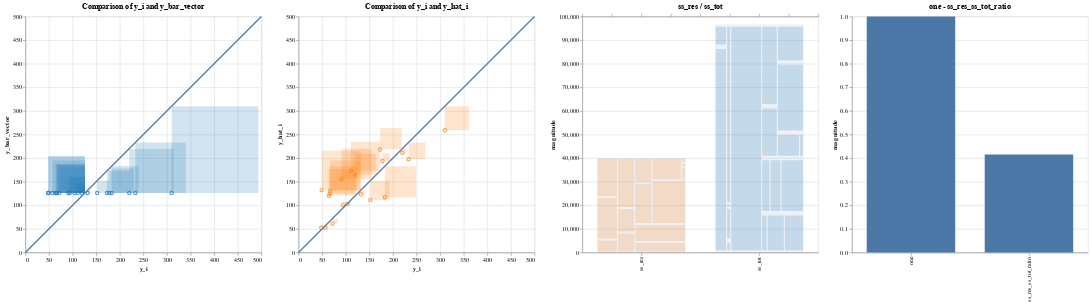

The notebook cell this image was saved under:
### Markdown cell above
Now that the model is trained and the libraries are loaded, the data scientist calculates some metrics.  We write out these metrics explicitly as a computation tree.  In practice, it would be possible to write a function that takes Python's abstract syntax tree generated from the scoring functions written by the data scientist.  For this use case, we assume that the AST has already been parsed and written into the DSL that specmetric expects.

### Code cell
# r2
########### BEGIN COMPUTATION GRAPH ##########
## Everything below can be extracted from the abstract syntax tree
# Changes size of container
from IPython.display import display, HTML
display(HTML("<style>.container { width:100% !important; }</style>"))
display(HTML("<style>div.output_scroll { height: 44em; display: block;}</style>"))
# display(HTML("<style>.output { flex-direction: row; }</style>"))

y_i = diabetes_y_test
ids = np.arange(len(diabetes_y_test))
y_hat_i = diabetes_y_pred
X = diabetes_X_test
y_bar_scalar = np.mean(y_i)
y_bar_vector = np.full(y_i.shape, y_bar_scalar)
y_i_minus_y_hat_i = y_i - y_hat_i
y_i_minus_y_bar = y_i - y_bar_vector
y_i_minus_y_hat_i_squared = np.square(y_i_minus_y_hat_i)
y_i_minus_y_bar_squared = np.square(y_i_minus_y_bar)
ss_res = np.sum(y_i_minus_y_hat_i_squared)
ss_tot = np.sum(y_i_minus_y_bar_squared)
one = 1
ss_res_ss_tot_ratio = ss_res / ss_tot
r2 = one - ss_res_ss_tot_ratio
data_dict = {
    'ids': ids,
    'y_i': y_i,
    'y_hat_i': y_hat_i,
    'X': X,
    'y_bar_scalar': y_bar_scalar,
    'y_bar_vector': y_bar_vector,
    'y_i_minus_y_hat_i': y_i_minus_y_hat_i,
    'y_i_minus_y_bar': y_i_minus_y_bar,
    'y_i_minus_y_hat_i_squared': y_i_minus_y_hat_i_squared,
    'y_i_minus_y_bar_squared': y_i_minus_y_bar_squared,
    'ss_res': ss_res,
    'ss_tot': ss_tot,
    'one': one,
    'ss_res_ss_tot_ratio': ss_res_ss_tot_ratio,
    'r2': r2
}

input_vars = ['y_i', 'y_hat_i']
for col in df_X_test.columns:
    d = df_X_test[[col]]
    data_dict[col] = d
    input_vars.append(col)

minus_scalar = ComputationNode('minus_scalar', None, 'scalar_diff', input_data=['one', 'ss_res_ss_tot_ratio'], output_data='r2')
one = ComputationNode('one', minus_scalar, 'scalar', input_data=[], output_data='one')
ratio = ComputationNode('ratio', minus_scalar, 'scalar_ratio', input_data=['ss_res', 'ss_tot'], output_data='ss_res_ss_tot_ratio')
vector_sum_ss_res = ComputationNode('ss_res', ratio, 'vector_sum',input_data=['y_i_minus_y_hat_i_squared'], output_data='ss_res')
vector_sum_ss_tot = ComputationNode('ss_tot', ratio, 'vector_sum', input_data=['y_i_minus_y_bar_squared'], output_data='ss_tot')
square_residuals = ComputationNode('square_residuals', vector_sum_ss_res, 'vector_square', input_data=['y_i_minus_y_hat_i'], output_data='y_i_minus_y_hat_i_squared')
square_variances = ComputationNode('square_variances', vector_sum_ss_tot, 'vector_square', input_data=['y_i_minus_y_bar'], output_data='y_i_minus_y_bar_squared')
vector_difference_residuals = ComputationNode('vector_difference_residuals', square_residuals, 'vector_diff', input_data=['y_i', 'y_hat_i'], output_data='y_i_minus_y_hat_i')
vector_difference_variances = ComputationNode('vector_difference_variances', square_variances, 'vector_diff', input_data=['y_i', 'y_bar_vector'], output_data='y_i_minus_y_bar')
y_i_var_node = ComputationNode('literal_yi_var', vector_difference_variances, 'vector', output_data='y_i')
broadcast = ComputationNode('broadcast_mean', vector_difference_variances, 'broadcast', input_data=['y_bar_scalar', 'y_i'], output_data='y_bar_vector')
mean_y = ComputationNode('mean_y', broadcast, 'mean', input_data=['y_i'], output_data='y_bar_scalar')
y_i_mean_node = ComputationNode('literal_yi_mean', mean_y, 'vector', output_data='y_i')
y_i_res_node = ComputationNode('literal_yi_res', vector_difference_residuals, 'vector', output_data='y_i')
y_hat_node = ComputationNode('literal_yhat', vector_difference_residuals, 'vector', output_data='y_hat_i')

parser = ComputationTreeParser(minus_scalar)
parser.parse_computation_tree()
vis_containers = parser.visualization_containers
########### END COMPUTATION GRAPH ##########

r = AltairRenderer(vis_containers, data_dict, input_vars=input_vars)
charts = r.convert_to_charts()

charts.display()

### Figure 1 — Vega-Lite specification as saved in the notebook (floating-point values rounded to 4 significant figures)
{"config": {"view": {"continuousWidth": 400, "continuousHeight": 300}}, "hconcat": [{"layer": [{"mark": "point", "encoding": {"color": {"condition": {"value": "yellow", "selection": "selector001"}, "field": "color", "legend": null, "scale": {"scheme": "category10"}, "type": "nominal"}, "tooltip": [{"field": "age", "type": "quantitative"}, {"field": "bmi", "type": "quantitative"}, {"field": "bp", "type": "quantitative"}, {"field": "glu", "type": "quantitative"}, {"field": "hdl", "type": "quantitative"}, {"field": "id", "type": "quantitative"}, {"field": "ldl", "type": "quantitative"}, {"field": "ltg", "type": "quantitative"}, {"field": "sex", "type": "quantitative"}, {"field": "tc", "type": "quantitative"}, {"field": "tch", "type": "quantitative"}, {"field": "y_hat_i", "type": "quantitative"}, {"field": "y_i", "type": "quantitative"}], "x": {"axis": {"title": "y_i"}, "field": "x", "scale": {"domain": [0, 500]}, "type": "quantitative"}, "y": {"axis": {"title": "y_bar_vector"}, "field": "y", "scale": {"domain": [0, 500]}, "type": "quantitative"}}, "height": 400.0, "title": "Comparison of y_i and y_bar_vector", "width": 400.0}, {"mark": {"type": "rect", "opacity": 0.2}, "encoding": {"color": {"condition": {"value": "yellow", "selection": "selector001"}, "field": "color", "legend": null, "scale": {"scheme": "category10"}, "type": "nominal"}, "tooltip": [{"field": "age", "type": "quantitative"}, {"field": "bmi", "type": "quantitative"}, {"field": "bp", "type": "quantitative"}, {"field": "glu", "type": "quantitative"}, {"field": "hdl", "type": "quantitative"}, {"field": "id", "type": "quantitative"}, {"field": "ldl", "type": "quantitative"}, {"field": "ltg", "type": "quantitative"}, {"field": "sex", "type": "quantitative"}, {"field": "tc", "type": "quantitative"}, {"field": "tch", "type": "quantitative"}, {"field": "y_hat_i", "type": "quantitative"}, {"field": "y_i", "type": "quantitative"}], "x": {"axis": {"title": "y_i"}, "field": "x", "scale": {"domain": [0, 500]}, "type": "quantitative"}, "x2": {"field": "squarex2"}, "y": {"axis": {"title": "y_bar_vector"}, "field": "y", "scale": {"domain": [0, 500]}, "type": "quantitative"}, "y2": {"field": "squarey2"}}, "height": 400.0, "selection": {"selector001": {"type": "single", "fields": ["id"], "on": "mouseover", "empty": "none"}}, "title": "Magnitudes of y_i_minus_y_bar_squared", "width": 400.0}, {"data": {"name": "data-e18c70fdf05de719b9350ab397f3d2c9"}, "mark": "line", "encoding": {"x": {"field": "x", "type": "quantitative"}, "y": {"field": "y", "type": "quantitative"}}}], "data": {"name": "data-ca99bea809fa9edb8f70783971d339d8"}}, {"layer": [{"mark": "point", "encoding": {"color": {"condition": {"value": "yellow", "selection": "selector001"}, "field": "color", "legend": null, "scale": {"scheme": "category10"}, "type": "nominal"}, "tooltip": [{"field": "age", "type": "quantitative"}, {"field": "bmi", "type": "quantitative"}, {"field": "bp", "type": "quantitative"}, {"field": "glu", "type": "quantitative"}, {"field": "hdl", "type": "quantitative"}, {"field": "id", "type": "quantitative"}, {"field": "ldl", "type": "quantitative"}, {"field": "ltg", "type": "quantitative"}, {"field": "sex", "type": "quantitative"}, {"field": "tc", "type": "quantitative"}, {"field": "tch", "type": "quantitative"}, {"field": "y_hat_i", "type": "quantitative"}, {"field": "y_i", "type": "quantitative"}], "x": {"axis": {"title": "y_i"}, "field": "x", "scale": {"domain": [0, 500]}, "type": "quantitative"}, "y": {"axis": {"title": "y_hat_i"}, "field": "y", "scale": {"domain": [0, 500]}, "type": "quantitative"}}, "height": 400.0, "title": "Comparison of y_i and y_hat_i", "width": 400.0}, {"mark": {"type": "rect", "opacity": 0.2}, "encoding": {"color": {"condition": {"value": "yellow", "selection": "selector001"}, "field": "color", "legend": null, "scale": {"scheme": "category10"}, "type": "nominal"}, "tooltip": [{"field": "age", "type": "quantitative"}, {"field": "bmi", "type": "quantitative"}, {"field": "bp", "type": "quantitative"}, {"field": "glu", "type": "quantitative"}, {"field": "hdl", "type": "quantitative"}, {"field": "id", "type": "quantitative"}, {"field": "ldl", "type": "quantitative"}, {"field": "ltg", "type": "quantitative"}, {"field": "sex", "type": "quantitative"}, {"field": "tc", "type": "quantitative"}, {"field": "tch", "type": "quantitative"}, {"field": "y_hat_i", "type": "quantitative"}, {"field": "y_i", "type": "quantitative"}], "x": {"axis": {"title": "y_i"}, "field": "x", "scale": {"domain": [0, 500]}, "type": "quantitative"}, "x2": {"field": "squarex2"}, "y": {"axis": {"title": "y_hat_i"}, "field": "y", "scale": {"domain": [0, 500]}, "type": "quantitative"}, "y2": {"field": "squarey2"}}, "height": 400.0, "selection": {"selector001": {"type": "single", "fields": ["id"], "on": "mouseover", "empty": "none"}}, "title": "Magnitudes of y_i_minus_y_hat_i_squared", "width": 400.0}, {"data": {"name": "data-e18c70fdf05de719b9350ab397f3d2c9"}, "mark": "line", "encoding": {"x": {"field": "x", "type": "quantitative"}, "y": {"field": "y", "type": "quantitative"}}}], "data": {"name": "data-c0347ba1a13cd1036e23de48ed76a602"}}, {"layer": [{"data": {"name": "data-b9d7f3e64fe074de11db329c5602a028"}, "mark": {"type": "bar", "opacity": 0.1, "size": 150}, "encoding": {"x": {"axis": {"title": ""}, "field": "scalar_names", "type": "nominal"}, "y": {"axis": {"title": "magnitude"}, "field": "scalar_values", "type": "quantitative"}}, "height": 400.0, "title": "ss_res / ss_tot", "width": 400.0}, {"data": {"name": "data-5f5f0f9e76787707779c88d0016b4662"}, "mark": {"type": "rect", "opacity": 0.2}, "encoding": {"color": {"condition": {"value": "yellow", "selection": "selector001"}, "field": "color", "legend": null, "scale": {"scheme": "category10"}, "type": "nominal"}, "tooltip": [{"field": "age", "type": "quantitative"}, {"field": "bmi", "type": "quantitative"}, {"field": "bp", "type": "quantitative"}, {"field": "glu", "type": "quantitative"}, {"field": "hdl", "type": "quantitative"}, {"field": "id", "type": "quantitative"}, {"field": "ldl", "type": "quantitative"}, {"field": "ltg", "type": "quantitative"}, {"field": "part of", "type": "nominal"}, {"field": "sex", "type": "quantitative"}, {"field": "tc", "type": "quantitative"}, {"field": "tch", "type": "quantitative"}, {"field": "y_hat_i", "type": "quantitative"}, {"field": "y_i", "type": "quantitative"}], "x": {"axis": {"labels": false, "title": ""}, "field": "__x__", "scale": {"domain": [0, 400.0]}, "type": "quantitative"}, "x2": {"field": "__x2__"}, "y": {"axis": {"title": "magnitude"}, "field": "__y__", "type": "quantitative"}, "y2": {"field": "__y2__"}}, "height": 400.0, "selection": {"selector001": {"type": "single", "fields": ["id"], "on": "mouseover", "empty": "none"}}, "title": "Comparison of sum of y_i_minus_y_hat_i_squared and y_i_minus_y_bar_squared", "width": 400.0}]}, {"data": {"name": "data-c4a6182402d9f0a218a68bc558ceea3b"}, "mark": {"type": "bar", "opacity": 1.0, "size": 150}, "encoding": {"x": {"axis": {"title": ""}, "field": "scalar_names", "type": "nominal"}, "y": {"axis": {"title": "magnitude"}, "field": "scalar_values", "type": "quantitative"}}, "height": 400.0, "title": "one - ss_res_ss_tot_ratio", "width": 400.0}], "$schema": "https://vega.github.io/schema/vega-lite/v4.17.0.json", "datasets": {"data-ca99bea809fa9edb8f70783971d339d8": [{"linediff": 106.8, "color": "y_i_minus_y_bar_squared", "x": 233.0, "y": 126.2, "squarediff": 106.8, "id": 0, "y_i": 233.0, "y_hat_i": 197.6, "age": -0.07817, "sex": 0.05068, "bmi": 0.07786, "bp": 0.05286, "tc": 0.07824, "ldl": 0.06445, "hdl": 0.02655, "tch": -0.002592, "ltg": 0.04067, "glu": -0.009362, "squarex2": 339.8, "squarey2": 233.0}, {"linediff": -35.2, "color": "y_i_minus_y_bar_squared", "x": 91.0, "y": 126.2, "squarediff": 35.2, "id": 1, "y_i": 91.0, "y_hat_i": 155.4, "age": 0.009016, "sex": 0.05068, "bmi": -0.03962, "bp": 0.02876, "tc": 0.03833, "ldl": 0.07353, "hdl": -0.07285, "tch": 0.1081, "ltg": 0.01557, "glu": -0.04664, "squarex2": 126.2, "squarey2": 161.4}, {"linediff": -15.2, "color": "y_i_minus_y_bar_squared", "x": 111.0, "y": 126.2, "squarediff": 15.2, "id": 2, "y_i": 111.0, "y_hat_i": 172.9, "age": 0.001751, "sex": 0.05068, "bmi": 0.01104, "bp": -0.01944, "tc": -0.0167, "ldl": -0.003819, "hdl": -0.04708, "tch": 0.03431, "ltg": 0.02406, "glu": 0.02377, "squarex2": 126.2, "squarey2": 141.4}, {"linediff": 25.8, "color": "y_i_minus_y_bar_squared", "x": 152.0, "y": 126.2, "squarediff": 25.8, "id": 3, "y_i": 152.0, "y_hat_i": 111.5, "age": -0.07817, "sex": -0.04464, "bmi": -0.0407, "bp": -0.08141, "tc": -0.1006, "ldl": -0.1128, "hdl": 0.02287, "tch": -0.07639, "ltg": -0.02029, "glu": -0.05078, "squarex2": 177.8, "squarey2": 152.0}, {"linediff": -6.2, "color": "y_i_minus_y_bar_squared", "x": 120.0, "y": 126.2, "squarediff": 6.2, "id": 4, "y_i": 120.0, "y_hat_i": 164.8, "age": 0.03081, "sex": 0.05068, "bmi": -0.03423, "bp": 0.04367, "tc": 0.0576, "ldl": 0.06883, "hdl": -0.03236, "tch": 0.05756, "ltg": 0.03546, "glu": 0.08591, "squarex2": 126.2, "squarey2": 132.4}, {"linediff": -59.2, "color": "y_i_minus_y_bar_squared", "x": 67.0, "y": 126.2, "squarediff": 59.2, "id": 5, "y_i": 67.0, "y_hat_i": 131.1, "age": -0.03457, "sex": 0.05068, "bmi": 0.00565, "bp": -0.00567, "tc": -0.07312, "ldl": -0.06269, "hdl": -0.006584, "tch": -0.03949, "ltg": -0.04542, "glu": 0.03206, "squarex2": 126.2, "squarey2": 185.4}, {"linediff": 183.8, "color": "y_i_minus_y_bar_squared", "x": 310.0, "y": 126.2, "squarediff": 183.8, "id": 6, "y_i": 310.0, "y_hat_i": 259.1, "age": 0.04897, "sex": 0.05068, "bmi": 0.08864, "bp": 0.08729, "tc": 0.03558, "ldl": 0.02155, "hdl": -0.02499, "tch": 0.03431, "ltg": 0.06605, "glu": 0.1315, "squarex2": 493.8, "squarey2": 310.0}, {"linediff": -32.2, "color": "y_i_minus_y_bar_squared", "x": 94.0, "y": 126.2, "squarediff": 32.2, "id": 7, "y_i": 94.0, "y_hat_i": 100.5, "age": -0.04184, "sex": -0.04464, "bmi": -0.03315, "bp": -0.02288, "tc": 0.04659, "ldl": 0.04159, "hdl": 0.056, "tch": -0.02473, "ltg": -0.02595, "glu": -0.03836, "squarex2": 126.2, "squarey2": 158.4}, {"linediff": 56.8, "color": "y_i_minus_y_bar_squared", "x": 183.0, "y": 126.2, "squarediff": 56.8, "id": 8, "y_i": 183.0, "y_hat_i": 117.1, "age": -0.009147, "sex": -0.04464, "bmi": -0.05686, "bp": -0.05043, "tc": 0.02182, "ldl": 0.04535, "hdl": -0.02867, "tch": 0.03431, "ltg": -0.009919, "glu": -0.01765, "squarex2": 239.8, "squarey2": 183.0}, {"linediff": -60.2, "color": "y_i_minus_y_bar_squared", "x": 66.0, "y": 126.2, "squarediff": 60.2, "id": 9, "y_i": 66.0, "y_hat_i": 124.3, "age": 0.07077, "sex": 0.05068, "bmi": -0.031, "bp": 0.02187, "tc": -0.03734, "ldl": -0.04703, "hdl": 0.03391, "tch": -0.03949, "ltg": -0.01496, "glu": -0.001078, "squarex2": 126.2, "squarey2": 186.4}, {"linediff": 46.8, "color": "y_i_minus_y_bar_squared", "x": 173.0, "y": 126.2, "squarediff": 46.8, "id": 10, "y_i": 173.0, "y_hat_i": 218.4, "age": 0.009016, "sex": -0.04464, "bmi": 0.05523, "bp": -0.00567, "tc": 0.0576, "ldl": 0.04472, "hdl": -0.002903, "tch": 0.02324, "ltg": 0.05569, "glu": 0.1066, "squarex2": 219.8, "squarey2": 173.0}, {"linediff": -54.2, "color": "y_i_minus_y_bar_squared", "x": 72.0, "y": 126.2, "squarediff": 54.2, "id": 11, "y_i": 72.0, "y_hat_i": 61.2, "age": -0.02731, "sex": -0.04464, "bmi": -0.0601, "bp": -0.02977, "tc": 0.04659, "ldl": 0.01998, "hdl": 0.1223, "tch": -0.03949, "ltg": -0.0514, "glu": -0.009362, "squarex2": 126.2, "squarey2": 180.4}, {"linediff": -77.2, "color": "y_i_minus_y_bar_squared", "x": 49.0, "y": 126.2, "squarediff": 77.2, "id": 12, "y_i": 49.0, "y_hat_i": 132.2, "age": 0.01628, "sex": -0.04464, "bmi": 0.001339, "bp": 0.008101, "tc": 0.005311, "ldl": 0.0109, "hdl": 0.03023, "tch": -0.03949, "ltg": -0.04542, "glu": 0.03206, "squarex2": 126.2, "squarey2": 203.4}, {"linediff": -62.2, "color": "y_i_minus_y_bar_squared", "x": 64.0, "y": 126.2, "squarediff": 62.2, "id": 13, "y_i": 64.0, "y_hat_i": 120.3, "age": -0.01278, "sex": -0.04464, "bmi": -0.02345, "bp": -0.0401, "tc": -0.0167, "ldl": 0.004636, "hdl": -0.01763, "tch": -0.002592, "ltg": -0.03846, "glu": -0.03836, "squarex2": 126.2, "squarey2": 188.4}, {"linediff": -78.2, "color": "y_i_minus_y_bar_squared", "x": 48.0, "y": 126.2, "squarediff": 78.2, "id": 14, "y_i": 48.0, "y_hat_i": 52.55, "age": -0.05637, "sex": -0.04464, "bmi": -0.07411, "bp": -0.05043, "tc": -0.02496, "ldl": -0.04703, "hdl": 0.09282, "tch": -0.07639, "ltg": -0.06118, "glu": -0.04664, "squarex2": 126.2, "squarey2": 204.4}, {"linediff": 51.8, "color": "y_i_minus_y_bar_squared", "x": 178.0, "y": 126.2, "squarediff": 51.8, "id": 15, "y_i": 178.0, "y_hat_i": 194.0, "age": 0.04171, "sex": 0.05068, "bmi": 0.01966, "bp": 0.05974, "tc": -0.005697, "ldl": -0.002566, "hdl": -0.02867, "tch": -0.002592, "ltg": 0.03119, "glu": 0.007207, "squarex2": 229.8, "squarey2": 178.0}, {"linediff": -22.2, "color": "y_i_minus_y_bar_squared", "x": 104.0, "y": 126.2, "squarediff": 22.2, "id": 16, "y_i": 104.0, "y_hat_i": 102.6, "age": -0.005515, "sex": 0.05068, "bmi": -0.01591, "bp": -0.06764, "tc": 0.04934, "ldl": 0.07917, "hdl": -0.02867, "tch": 0.03431, "ltg": -0.01811, "glu": 0.04449, "squarex2": 126.2, "squarey2": 148.4}, {"linediff": 5.8, "color": "y_i_minus_y_bar_squared", "x": 132.0, "y": 126.2, "squarediff": 5.8, "id": 17, "y_i": 132.0, "y_hat_i": 123.6, "age": 0.04171, "sex": 0.05068, "bmi": -0.01591, "bp": 0.01729, "tc": -0.03734, "ldl": -0.01384, "hdl": -0.02499, "tch": -0.01108, "ltg": -0.04688, "glu": 0.01549, "squarex2": 137.8, "squarey2": 132.0}, {"linediff": 93.8, "color": "y_i_minus_y_bar_squared", "x": 220.0, "y": 126.2, "squarediff": 93.8, "id": 18, "y_i": 220.0, "y_hat_i": 211.0, "age": -0.04547, "sex": -0.04464, "bmi": 0.03906, "bp": 0.001215, "tc": 0.01632, "ldl": 0.01528, "hdl": -0.02867, "tch": 0.02656, "ltg": 0.04453, "glu": -0.02593, "squarex2": 313.8, "squarey2": 220.0}, {"linediff": -69.2, "color": "y_i_minus_y_bar_squared", "x": 57.0, "y": 126.2, "squarediff": 69.2, "id": 19, "y_i": 57.0, "y_hat_i": 52.6, "age": -0.04547, "sex": -0.04464, "bmi": -0.07303, "bp": -0.08141, "tc": 0.08374, "ldl": 0.02781, "hdl": 0.1738, "tch": -0.03949, "ltg": -0.004222, "glu": 0.003064, "squarex2": 126.2, "squarey2": 195.4}], "data-e18c70fdf05de719b9350ab397f3d2c9": [{"x": 0, "y": 0}, {"x": 500, "y": 500}], "data-c0347ba1a13cd1036e23de48ed76a602": [{"linediff": 35.38, "color": "y_i_minus_y_hat_i_squared", "x": 233.0, "y": 197.6, "squarediff": 35.38, "id": 0, "y_i": 233.0, "y_hat_i": 197.6, "age": -0.07817, "sex": 0.05068, "bmi": 0.07786, "bp": 0.05286, "tc": 0.07824, "ldl": 0.06445, "hdl": 0.02655, "tch": -0.002592, "ltg": 0.04067, "glu": -0.009362, "squarex2": 268.4, "squarey2": 233.0}, {"linediff": -64.44, "color": "y_i_minus_y_hat_i_squared", "x": 91.0, "y": 155.4, "squarediff": 64.44, "id": 1, "y_i": 91.0, "y_hat_i": 155.4, "age": 0.009016, "sex": 0.05068, "bmi": -0.03962, "bp": 0.02876, "tc": 0.03833, "ldl": 0.07353, "hdl": -0.07285, "tch": 0.1081, "ltg": 0.01557, "glu": -0.04664, "squarex2": 155.4, "squarey2": 219.9}, {"linediff": -61.89, "color": "y_i_minus_y_hat_i_squared", "x": 111.0, "y": 172.9, "squarediff": 61.89, "id": 2, "y_i": 111.0, "y_hat_i": 172.9, "age": 0.001751, "sex": 0.05068, "bmi": 0.01104, "bp": -0.01944, "tc": -0.0167, "ldl": -0.003819, "hdl": -0.04708, "tch": 0.03431, "ltg": 0.02406, "glu": 0.02377, "squarex2": 172.9, "squarey2": 234.8}, {"linediff": 40.47, "color": "y_i_minus_y_hat_i_squared", "x": 152.0, "y": 111.5, "squarediff": 40.47, "id": 3, "y_i": 152.0, "y_hat_i": 111.5, "age": -0.07817, "sex": -0.04464, "bmi": -0.0407, "bp": -0.08141, "tc": -0.1006, "ldl": -0.1128, "hdl": 0.02287, "tch": -0.07639, "ltg": -0.02029, "glu": -0.05078, "squarex2": 192.5, "squarey2": 152.0}, {"linediff": -44.79, "color": "y_i_minus_y_hat_i_squared", "x": 120.0, "y": 164.8, "squarediff": 44.79, "id": 4, "y_i": 120.0, "y_hat_i": 164.8, "age": 0.03081, "sex": 0.05068, "bmi": -0.03423, "bp": 0.04367, "tc": 0.0576, "ldl": 0.06883, "hdl": -0.03236, "tch": 0.05756, "ltg": 0.03546, "glu": 0.08591, "squarex2": 164.8, "squarey2": 209.6}, {"linediff": -64.07, "color": "y_i_minus_y_hat_i_squared", "x": 67.0, "y": 131.1, "squarediff": 64.07, "id": 5, "y_i": 67.0, "y_hat_i": 131.1, "age": -0.03457, "sex": 0.05068, "bmi": 0.00565, "bp": -0.00567, "tc": -0.07312, "ldl": -0.06269, "hdl": -0.006584, "tch": -0.03949, "ltg": -0.04542, "glu": 0.03206, "squarex2": 131.1, "squarey2": 195.1}, {"linediff": 50.88, "color": "y_i_minus_y_hat_i_squared", "x": 310.0, "y": 259.1, "squarediff": 50.88, "id": 6, "y_i": 310.0, "y_hat_i": 259.1, "age": 0.04897, "sex": 0.05068, "bmi": 0.08864, "bp": 0.08729, "tc": 0.03558, "ldl": 0.02155, "hdl": -0.02499, "tch": 0.03431, "ltg": 0.06605, "glu": 0.1315, "squarex2": 360.9, "squarey2": 310.0}, {"linediff": -6.479, "color": "y_i_minus_y_hat_i_squared", "x": 94.0, "y": 100.5, "squarediff": 6.479, "id": 7, "y_i": 94.0, "y_hat_i": 100.5, "age": -0.04184, "sex": -0.04464, "bmi": -0.03315, "bp": -0.02288, "tc": 0.04659, "ldl": 0.04159, "hdl": 0.056, "tch": -0.02473, "ltg": -0.02595, "glu": -0.03836, "squarex2": 100.5, "squarey2": 107.0}, {"linediff": 65.94, "color": "y_i_minus_y_hat_i_squared", "x": 183.0, "y": 117.1, "squarediff": 65.94, "id": 8, "y_i": 183.0, "y_hat_i": 117.1, "age": -0.009147, "sex": -0.04464, "bmi": -0.05686, "bp": -0.05043, "tc": 0.02182, "ldl": 0.04535, "hdl": -0.02867, "tch": 0.03431, "ltg": -0.009919, "glu": -0.01765, "squarex2": 248.9, "squarey2": 183.0}, {"linediff": -58.3, "color": "y_i_minus_y_hat_i_squared", "x": 66.0, "y": 124.3, "squarediff": 58.3, "id": 9, "y_i": 66.0, "y_hat_i": 124.3, "age": 0.07077, "sex": 0.05068, "bmi": -0.031, "bp": 0.02187, "tc": -0.03734, "ldl": -0.04703, "hdl": 0.03391, "tch": -0.03949, "ltg": -0.01496, "glu": -0.001078, "squarex2": 124.3, "squarey2": 182.6}, {"linediff": -45.37, "color": "y_i_minus_y_hat_i_squared", "x": 173.0, "y": 218.4, "squarediff": 45.37, "id": 10, "y_i": 173.0, "y_hat_i": 218.4, "age": 0.009016, "sex": -0.04464, "bmi": 0.05523, "bp": -0.00567, "tc": 0.0576, "ldl": 0.04472, "hdl": -0.002903, "tch": 0.02324, "ltg": 0.05569, "glu": 0.1066, "squarex2": 218.4, "squarey2": 263.7}, {"linediff": 10.8, "color": "y_i_minus_y_hat_i_squared", "x": 72.0, "y": 61.2, "squarediff": 10.8, "id": 11, "y_i": 72.0, "y_hat_i": 61.2, "age": -0.02731, "sex": -0.04464, "bmi": -0.0601, "bp": -0.02977, "tc": 0.04659, "ldl": 0.01998, "hdl": 0.1223, "tch": -0.03949, "ltg": -0.0514, "glu": -0.009362, "squarex2": 82.8, "squarey2": 72.0}, {"linediff": -83.25, "color": "y_i_minus_y_hat_i_squared", "x": 49.0, "y": 132.2, "squarediff": 83.25, "id": 12, "y_i": 49.0, "y_hat_i": 132.2, "age": 0.01628, "sex": -0.04464, "bmi": 0.001339, "bp": 0.008101, "tc": 0.005311, "ldl": 0.0109, "hdl": 0.03023, "tch": -0.03949, "ltg": -0.04542, "glu": 0.03206, "squarex2": 132.2, "squarey2": 215.5}, {"linediff": -56.33, "color": "y_i_minus_y_hat_i_squared", "x": 64.0, "y": 120.3, "squarediff": 56.33, "id": 13, "y_i": 64.0, "y_hat_i": 120.3, "age": -0.01278, "sex": -0.04464, "bmi": -0.02345, "bp": -0.0401, "tc": -0.0167, "ldl": 0.004636, "hdl": -0.01763, "tch": -0.002592, "ltg": -0.03846, "glu": -0.03836, "squarex2": 120.3, "squarey2": 176.7}, {"linediff": -4.545, "color": "y_i_minus_y_hat_i_squared", "x": 48.0, "y": 52.55, "squarediff": 4.545, "id": 14, "y_i": 48.0, "y_hat_i": 52.55, "age": -0.05637, "sex": -0.04464, "bmi": -0.07411, "bp": -0.05043, "tc": -0.02496, "ldl": -0.04703, "hdl": 0.09282, "tch": -0.07639, "ltg": -0.06118, "glu": -0.04664, "squarex2": 52.55, "squarey2": 57.09}, {"linediff": -16.04, "color": "y_i_minus_y_hat_i_squared", "x": 178.0, "y": 194.0, "squarediff": 16.04, "id": 15, "y_i": 178.0, "y_hat_i": 194.0, "age": 0.04171, "sex": 0.05068, "bmi": 0.01966, "bp": 0.05974, "tc": -0.005697, "ldl": -0.002566, "hdl": -0.02867, "tch": -0.002592, "ltg": 0.03119, "glu": 0.007207, "squarex2": 194.0, "squarey2": 210.1}, {"linediff": 1.424, "color": "y_i_minus_y_hat_i_squared", "x": 104.0, "y": 102.6, "squarediff": 1.424, "id": 16, "y_i": 104.0, "y_hat_i": 102.6, "age": -0.005515, "sex": 0.05068, "bmi": -0.01591, "bp": -0.06764, "tc": 0.04934, "ldl": 0.07917, "hdl": -0.02867, "tch": 0.03431, "ltg": -0.01811, "glu": 0.04449, "squarex2": 105.4, "squarey2": 104.0}, {"linediff": 8.432, "color": "y_i_minus_y_hat_i_squared", "x": 132.0, "y": 123.6, "squarediff": 8.432, "id": 17, "y_i": 132.0, "y_hat_i": 123.6, "age": 0.04171, "sex": 0.05068, "bmi": -0.01591, "bp": 0.01729, "tc": -0.03734, "ldl": -0.01384, "hdl": -0.02499, "tch": -0.01108, "ltg": -0.04688, "glu": 0.01549, "squarex2": 140.4, "squarey2": 132.0}, {"linediff": 8.965, "color": "y_i_minus_y_hat_i_squared", "x": 220.0, "y": 211.0, "squarediff": 8.965, "id": 18, "y_i": 220.0, "y_hat_i": 211.0, "age": -0.04547, "sex": -0.04464, "bmi": 0.03906, "bp": 0.001215, "tc": 0.01632, "ldl": 0.01528, "hdl": -0.02867, "tch": 0.02656, "ltg": 0.04453, "glu": -0.02593, "squarex2": 229.0, "squarey2": 220.0}, {"linediff": 4.398, "color": "y_i_minus_y_hat_i_squared", "x": 57.0, "y": 52.6, "squarediff": 4.398, "id": 19, "y_i": 57.0, "y_hat_i": 52.6, "age": -0.04547, "sex": -0.04464, "bmi": -0.07303, "bp": -0.08141, "tc": 0.08374, "ldl": 0.02781, "hdl": 0.1738, "tch": -0.03949, "ltg": -0.004222, "glu": 0.003064, "squarex2": 61.4, "squarey2": 57.0}], "data-b9d7f3e64fe074de11db329c5602a028": [{"scalar_values": 40090.0, "scalar_names": "ss_res"}, {"scalar_values": 96620.0, "scalar_names": "ss_tot"}], "data-5f5f0f9e76787707779c88d0016b4662": [{"__x__": 26.0, "__x2__": 58.55, "__y__": 400.9, "__y2__": 5034.0, "color": "y_i_minus_y_hat_i_squared", "part of": "ss_res", "id": 0, "y_i": 233.0, "y_hat_i": 197.6, "age": -0.07817, "sex": 0.05068, "bmi": 0.07786, "bp": 0.05286, "tc": 0.07824, "ldl": 0.06445, "hdl": 0.02655, "tch": -0.002592, "ltg": 0.04067, "glu": -0.009362}, {"__x__": 26.0, "__x2__": 58.55, "__y__": 5835.0, "__y2__": 23060.0, "color": "y_i_minus_y_hat_i_squared", "part of": "ss_res", "id": 1, "y_i": 91.0, "y_hat_i": 155.4, "age": 0.009016, "sex": 0.05068, "bmi": -0.03962, "bp": 0.02876, "tc": 0.03833, "ldl": 0.07353, "hdl": -0.07285, "tch": 0.1081, "ltg": 0.01557, "glu": -0.04664}, {"__x__": 26.0, "__x2__": 58.55, "__y__": 23860.0, "__y2__": 39690.0, "color": "y_i_minus_y_hat_i_squared", "part of": "ss_res", "id": 2, "y_i": 111.0, "y_hat_i": 172.9, "age": 0.001751, "sex": 0.05068, "bmi": 0.01104, "bp": -0.01944, "tc": -0.0167, "ldl": -0.003819, "hdl": -0.04708, "tch": 0.03431, "ltg": 0.02406, "glu": 0.02377}, {"__x__": 60.55, "__x2__": 87.54, "__y__": 400.9, "__y2__": 8072.0, "color": "y_i_minus_y_hat_i_squared", "part of": "ss_res", "id": 3, "y_i": 152.0, "y_hat_i": 111.5, "age": -0.07817, "sex": -0.04464, "bmi": -0.0407, "bp": -0.08141, "tc": -0.1006, "ldl": -0.1128, "hdl": 0.02287, "tch": -0.07639, "ltg": -0.02029, "glu": -0.05078}, {"__x__": 60.55, "__x2__": 87.54, "__y__": 8873.0, "__y2__": 18450.0, "color": "y_i_minus_y_hat_i_squared", "part of": "ss_res", "id": 4, "y_i": 120.0, "y_hat_i": 164.8, "age": 0.03081, "sex": 0.05068, "bmi": -0.03423, "bp": 0.04367, "tc": 0.0576, "ldl": 0.06883, "hdl": -0.03236, "tch": 0.05756, "ltg": 0.03546, "glu": 0.08591}, {"__x__": 60.55, "__x2__": 87.54, "__y__": 19250.0, "__y2__": 39690.0, "color": "y_i_minus_y_hat_i_squared", "part of": "ss_res", "id": 5, "y_i": 67.0, "y_hat_i": 131.1, "age": -0.03457, "sex": 0.05068, "bmi": 0.00565, "bp": -0.00567, "tc": -0.07312, "ldl": -0.06269, "hdl": -0.006584, "tch": -0.03949, "ltg": -0.04542, "glu": 0.03206}, {"__x__": 89.54, "__x2__": 174.0, "__y__": 400.9, "__y2__": 4090.0, "color": "y_i_minus_y_hat_i_squared", "part of": "ss_res", "id": 6, "y_i": 310.0, "y_hat_i": 259.1, "age": 0.04897, "sex": 0.05068, "bmi": 0.08864, "bp": 0.08729, "tc": 0.03558, "ldl": 0.02155, "hdl": -0.02499, "tch": 0.03431, "ltg": 0.06605, "glu": 0.1315}, {"__x__": 88.54, "__x2__": 89.37, "__y__": 4892.0, "__y2__": 11710.0, "color": "y_i_minus_y_hat_i_squared", "part of": "ss_res", "id": 7, "y_i": 94.0, "y_hat_i": 100.5, "age": -0.04184, "sex": -0.04464, "bmi": -0.03315, "bp": -0.02288, "tc": 0.04659, "ldl": 0.04159, "hdl": 0.056, "tch": -0.02473, "ltg": -0.02595, "glu": -0.03836}, {"__x__": 90.37, "__x2__": 174.0, "__y__": 4892.0, "__y2__": 11710.0, "color": "y_i_minus_y_hat_i_squared", "part of": "ss_res", "id": 8, "y_i": 183.0, "y_hat_i": 117.1, "age": -0.009147, "sex": -0.04464, "bmi": -0.05686, "bp": -0.05043, "tc": 0.02182, "ldl": 0.04535, "hdl": -0.02867, "tch": 0.03431, "ltg": -0.009919, "glu": -0.01765}, {"__x__": 89.54, "__x2__": 116.8, "__y__": 12510.0, "__y2__": 29140.0, "color": "y_i_minus_y_hat_i_squared", "part of": "ss_res", "id": 9, "y_i": 66.0, "y_hat_i": 124.3, "age": 0.07077, "sex": 0.05068, "bmi": -0.031, "bp": 0.02187, "tc": -0.03734, "ldl": -0.04703, "hdl": 0.03391, "tch": -0.03949, "ltg": -0.01496, "glu": -0.001078}, {"__x__": 89.54, "__x2__": 116.8, "__y__": 29940.0, "__y2__": 39690.0, "color": "y_i_minus_y_hat_i_squared", "part of": "ss_res", "id": 10, "y_i": 173.0, "y_hat_i": 218.4, "age": 0.009016, "sex": -0.04464, "bmi": 0.05523, "bp": -0.00567, "tc": 0.0576, "ldl": 0.04472, "hdl": -0.002903, "tch": 0.02324, "ltg": 0.05569, "glu": 0.1066}, {"__x__": 117.8, "__x2__": 118.7, "__y__": 12510.0, "__y2__": 30190.0, "color": "y_i_minus_y_hat_i_squared", "part of": "ss_res", "id": 11, "y_i": 72.0, "y_hat_i": 61.2, "age": -0.02731, "sex": -0.04464, "bmi": -0.0601, "bp": -0.02977, "tc": 0.04659, "ldl": 0.01998, "hdl": 0.1223, "tch": -0.03949, "ltg": -0.0514, "glu": -0.009362}, {"__x__": 119.7, "__x2__": 174.0, "__y__": 12510.0, "__y2__": 30190.0, "color": "y_i_minus_y_hat_i_squared", "part of": "ss_res", "id": 12, "y_i": 49.0, "y_hat_i": 132.2, "age": 0.01628, "sex": -0.04464, "bmi": 0.001339, "bp": 0.008101, "tc": 0.005311, "ldl": 0.0109, "hdl": 0.03023, "tch": -0.03949, "ltg": -0.04542, "glu": 0.03206}, {"__x__": 118.8, "__x2__": 166.9, "__y__": 30990.0, "__y2__": 39690.0, "color": "y_i_minus_y_hat_i_squared", "part of": "ss_res", "id": 13, "y_i": 64.0, "y_hat_i": 120.3, "age": -0.01278, "sex": -0.04464, "bmi": -0.02345, "bp": -0.0401, "tc": -0.0167, "ldl": 0.004636, "hdl": -0.01763, "tch": -0.002592, "ltg": -0.03846, "glu": -0.03836}, {"__x__": 168.9, "__x2__": 174.0, "__y__": 30590.0, "__y2__": 31020.0, "color": "y_i_minus_y_hat_i_squared", "part of": "ss_res", "id": 14, "y_i": 48.0, "y_hat_i": 52.55, "age": -0.05637, "sex": -0.04464, "bmi": -0.07411, "bp": -0.05043, "tc": -0.02496, "ldl": -0.04703, "hdl": 0.09282, "tch": -0.07639, "ltg": -0.06118, "glu": -0.04664}, {"__x__": 168.9, "__x2__": 174.0, "__y__": 31420.0, "__y2__": 36040.0, "color": "y_i_minus_y_hat_i_squared", "part of": "ss_res", "id": 15, "y_i": 178.0, "y_hat_i": 194.0, "age": 0.04171, "sex": 0.05068, "bmi": 0.01966, "bp": 0.05974, "tc": -0.005697, "ldl": -0.002566, "hdl": -0.02867, "tch": -0.002592, "ltg": 0.03119, "glu": 0.007207}, {"__x__": 167.9, "__x2__": 168.1, "__y__": 36850.0, "__y2__": 37590.0, "color": "y_i_minus_y_hat_i_squared", "part of": "ss_res", "id": 16, "y_i": 104.0, "y_hat_i": 102.6, "age": -0.005515, "sex": 0.05068, "bmi": -0.01591, "bp": -0.06764, "tc": 0.04934, "ldl": 0.07917, "hdl": -0.02867, "tch": 0.03431, "ltg": -0.01811, "glu": 0.04449}, {"__x__": 169.1, "__x2__": 174.0, "__y__": 36850.0, "__y2__": 37590.0, "color": "y_i_minus_y_hat_i_squared", "part of": "ss_res", "id": 17, "y_i": 132.0, "y_hat_i": 123.6, "age": 0.04171, "sex": 0.05068, "bmi": -0.01591, "bp": 0.01729, "tc": -0.03734, "ldl": -0.01384, "hdl": -0.02499, "tch": -0.01108, "ltg": -0.04688, "glu": 0.01549}, {"__x__": 168.9, "__x2__": 172.6, "__y__": 38390.0, "__y2__": 39690.0, "color": "y_i_minus_y_hat_i_squared", "part of": "ss_res", "id": 18, "y_i": 220.0, "y_hat_i": 211.0, "age": -0.04547, "sex": -0.04464, "bmi": 0.03906, "bp": 0.001215, "tc": 0.01632, "ldl": 0.01528, "hdl": -0.02867, "tch": 0.02656, "ltg": 0.04453, "glu": -0.02593}, {"__x__": 173.6, "__x2__": 175.0, "__y__": 38390.0, "__y2__": 39690.0, "color": "y_i_minus_y_hat_i_squared", "part of": "ss_res", "id": 19, "y_i": 57.0, "y_hat_i": 52.6, "age": -0.04547, "sex": -0.04464, "bmi": -0.07303, "bp": -0.08141, "tc": 0.08374, "ldl": 0.02781, "hdl": 0.1738, "tch": -0.03949, "ltg": -0.004222, "glu": 0.003064}, {"__x__": 226.0, "__x2__": 243.6, "__y__": 966.2, "__y2__": 86190.0, "color": "y_i_minus_y_bar_squared", "part of": "ss_tot", "id": 0, "y_i": 233.0, "y_hat_i": 197.6, "age": -0.07817, "sex": 0.05068, "bmi": 0.07786, "bp": 0.05286, "tc": 0.07824, "ldl": 0.06445, "hdl": 0.02655, "tch": -0.002592, "ltg": 0.04067, "glu": -0.009362}, {"__x__": 226.0, "__x2__": 243.6, "__y__": 88120.0, "__y2__": 95660.0, "color": "y_i_minus_y_bar_squared", "part of": "ss_tot", "id": 1, "y_i": 91.0, "y_hat_i": 155.4, "age": 0.009016, "sex": 0.05068, "bmi": -0.03962, "bp": 0.02876, "tc": 0.03833, "ldl": 0.07353, "hdl": -0.07285, "tch": 0.1081, "ltg": 0.01557, "glu": -0.04664}, {"__x__": 245.6, "__x2__": 250.5, "__y__": 966.2, "__y2__": 4062.0, "color": "y_i_minus_y_bar_squared", "part of": "ss_tot", "id": 2, "y_i": 111.0, "y_hat_i": 172.9, "age": 0.001751, "sex": 0.05068, "bmi": 0.01104, "bp": -0.01944, "tc": -0.0167, "ldl": -0.003819, "hdl": -0.04708, "tch": 0.03431, "ltg": 0.02406, "glu": 0.02377}, {"__x__": 245.6, "__x2__": 250.5, "__y__": 5994.0, "__y2__": 18550.0, "color": "y_i_minus_y_bar_squared", "part of": "ss_tot", "id": 3, "y_i": 152.0, "y_hat_i": 111.5, "age": -0.07817, "sex": -0.04464, "bmi": -0.0407, "bp": -0.08141, "tc": -0.1006, "ldl": -0.1128, "hdl": 0.02287, "tch": -0.07639, "ltg": -0.02029, "glu": -0.05078}, {"__x__": 245.6, "__x2__": 250.5, "__y__": 19510.0, "__y2__": 20350.0, "color": "y_i_minus_y_bar_squared", "part of": "ss_tot", "id": 4, "y_i": 120.0, "y_hat_i": 164.8, "age": 0.03081, "sex": 0.05068, "bmi": -0.03423, "bp": 0.04367, "tc": 0.0576, "ldl": 0.06883, "hdl": -0.03236, "tch": 0.05756, "ltg": 0.03546, "glu": 0.08591}, {"__x__": 245.6, "__x2__": 250.5, "__y__": 21320.0, "__y2__": 95660.0, "color": "y_i_minus_y_bar_squared", "part of": "ss_tot", "id": 5, "y_i": 67.0, "y_hat_i": 131.1, "age": -0.03457, "sex": 0.05068, "bmi": 0.00565, "bp": -0.00567, "tc": -0.07312, "ldl": -0.06269, "hdl": -0.006584, "tch": -0.03949, "ltg": -0.04542, "glu": 0.03206}, {"__x__": 252.5, "__x2__": 303.0, "__y__": 966.2, "__y2__": 95660.0, "color": "y_i_minus_y_bar_squared", "part of": "ss_tot", "id": 6, "y_i": 310.0, "y_hat_i": 259.1, "age": 0.04897, "sex": 0.05068, "bmi": 0.08864, "bp": 0.08729, "tc": 0.03558, "ldl": 0.02155, "hdl": -0.02499, "tch": 0.03431, "ltg": 0.06605, "glu": 0.1315}, {"__x__": 305.0, "__x2__": 312.3, "__y__": 966.2, "__y2__": 15690.0, "color": "y_i_minus_y_bar_squared", "part of": "ss_tot", "id": 7, "y_i": 94.0, "y_hat_i": 100.5, "age": -0.04184, "sex": -0.04464, "bmi": -0.03315, "bp": -0.02288, "tc": 0.04659, "ldl": 0.04159, "hdl": 0.056, "tch": -0.02473, "ltg": -0.02595, "glu": -0.03836}, {"__x__": 314.3, "__x2__": 341.4, "__y__": 966.2, "__y2__": 15690.0, "color": "y_i_minus_y_bar_squared", "part of": "ss_tot", "id": 8, "y_i": 183.0, "y_hat_i": 117.1, "age": -0.009147, "sex": -0.04464, "bmi": -0.05686, "bp": -0.05043, "tc": 0.02182, "ldl": 0.04535, "hdl": -0.02867, "tch": 0.03431, "ltg": -0.009919, "glu": -0.01765}, {"__x__": 343.4, "__x2__": 374.0, "__y__": 966.2, "__y2__": 15690.0, "color": "y_i_minus_y_bar_squared", "part of": "ss_tot", "id": 9, "y_i": 66.0, "y_hat_i": 124.3, "age": 0.07077, "sex": 0.05068, "bmi": -0.031, "bp": 0.02187, "tc": -0.03734, "ldl": -0.04703, "hdl": 0.03391, "tch": -0.03949, "ltg": -0.01496, "glu": -0.001078}, {"__x__": 305.0, "__x2__": 317.0, "__y__": 17620.0, "__y2__": 39100.0, "color": "y_i_minus_y_bar_squared", "part of": "ss_tot", "id": 10, "y_i": 173.0, "y_hat_i": 218.4, "age": 0.009016, "sex": -0.04464, "bmi": 0.05523, "bp": -0.00567, "tc": 0.0576, "ldl": 0.04472, "hdl": -0.002903, "tch": 0.02324, "ltg": 0.05569, "glu": 0.1066}, {"__x__": 319.0, "__x2__": 335.8, "__y__": 17620.0, "__y2__": 39100.0, "color": "y_i_minus_y_bar_squared", "part of": "ss_tot", "id": 11, "y_i": 72.0, "y_hat_i": 61.2, "age": -0.02731, "sex": -0.04464, "bmi": -0.0601, "bp": -0.02977, "tc": 0.04659, "ldl": 0.01998, "hdl": 0.1223, "tch": -0.03949, "ltg": -0.0514, "glu": -0.009362}, {"__x__": 337.8, "__x2__": 374.0, "__y__": 17620.0, "__y2__": 39100.0, "color": "y_i_minus_y_bar_squared", "part of": "ss_tot", "id": 12, "y_i": 49.0, "y_hat_i": 132.2, "age": 0.01628, "sex": -0.04464, "bmi": 0.001339, "bp": 0.008101, "tc": 0.005311, "ldl": 0.0109, "hdl": 0.03023, "tch": -0.03949, "ltg": -0.04542, "glu": 0.03206}, {"__x__": 305.0, "__x2__": 329.4, "__y__": 41040.0, "__y2__": 61020.0, "color": "y_i_minus_y_bar_squared", "part of": "ss_tot", "id": 13, "y_i": 64.0, "y_hat_i": 120.3, "age": -0.01278, "sex": -0.04464, "bmi": -0.02345, "bp": -0.0401, "tc": -0.0167, "ldl": 0.004636, "hdl": -0.01763, "tch": -0.002592, "ltg": -0.03846, "glu": -0.03836}, {"__x__": 305.0, "__x2__": 329.4, "__y__": 62950.0, "__y2__": 95660.0, "color": "y_i_minus_y_bar_squared", "part of": "ss_tot", "id": 14, "y_i": 48.0, "y_hat_i": 52.55, "age": -0.05637, "sex": -0.04464, "bmi": -0.07411, "bp": -0.05043, "tc": -0.02496, "ldl": -0.04703, "hdl": 0.09282, "tch": -0.07639, "ltg": -0.06118, "glu": -0.04664}, {"__x__": 331.4, "__x2__": 367.1, "__y__": 41040.0, "__y2__": 49800.0, "color": "y_i_minus_y_bar_squared", "part of": "ss_tot", "id": 15, "y_i": 178.0, "y_hat_i": 194.0, "age": 0.04171, "sex": 0.05068, "bmi": 0.01966, "bp": 0.05974, "tc": -0.005697, "ldl": -0.002566, "hdl": -0.02867, "tch": -0.002592, "ltg": 0.03119, "glu": 0.007207}, {"__x__": 369.1, "__x2__": 374.0, "__y__": 41040.0, "__y2__": 49800.0, "color": "y_i_minus_y_bar_squared", "part of": "ss_tot", "id": 16, "y_i": 104.0, "y_hat_i": 102.6, "age": -0.005515, "sex": 0.05068, "bmi": -0.01591, "bp": -0.06764, "tc": 0.04934, "ldl": 0.07917, "hdl": -0.02867, "tch": 0.03431, "ltg": -0.01811, "glu": 0.04449}, {"__x__": 330.4, "__x2__": 330.6, "__y__": 51730.0, "__y2__": 79530.0, "color": "y_i_minus_y_bar_squared", "part of": "ss_tot", "id": 17, "y_i": 132.0, "y_hat_i": 123.6, "age": 0.04171, "sex": 0.05068, "bmi": -0.01591, "bp": 0.01729, "tc": -0.03734, "ldl": -0.01384, "hdl": -0.02499, "tch": -0.01108, "ltg": -0.04688, "glu": 0.01549}, {"__x__": 331.6, "__x2__": 374.0, "__y__": 51730.0, "__y2__": 79530.0, "color": "y_i_minus_y_bar_squared", "part of": "ss_tot", "id": 18, "y_i": 220.0, "y_hat_i": 211.0, "age": -0.04547, "sex": -0.04464, "bmi": 0.03906, "bp": 0.001215, "tc": 0.01632, "ldl": 0.01528, "hdl": -0.02867, "tch": 0.02656, "ltg": 0.04453, "glu": -0.02593}, {"__x__": 331.4, "__x2__": 374.0, "__y__": 81470.0, "__y2__": 95660.0, "color": "y_i_minus_y_bar_squared", "part of": "ss_tot", "id": 19, "y_i": 57.0, "y_hat_i": 52.6, "age": -0.04547, "sex": -0.04464, "bmi": -0.07303, "bp": -0.08141, "tc": 0.08374, "ldl": 0.02781, "hdl": 0.1738, "tch": -0.03949, "ltg": -0.004222, "glu": 0.003064}], "data-c4a6182402d9f0a218a68bc558ceea3b": [{"scalar_values": 1.0, "scalar_names": "one"}, {"scalar_values": 0.4149, "scalar_names": "ss_res_ss_tot_ratio"}]}}
